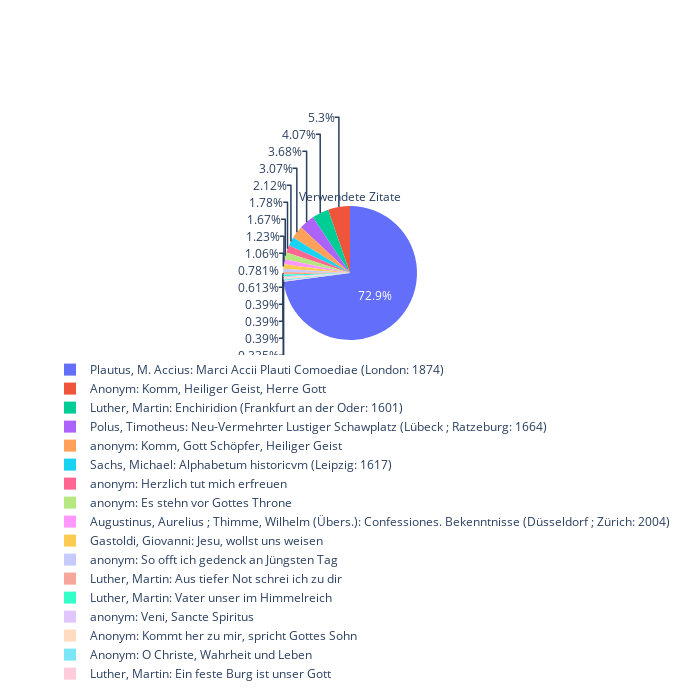

Source (notebook cell):
### Code cell
def generate_normalized_gradient(rgb, n):
    """
    Generate a list of `n` normalized RGB gradient values
    that fade from black to the input `rgb` color.

    Parameters:
        rgb (tuple): A tuple of 3 integers (R, G, B), each 0-255.
        n (int): Number of gradient steps.

    Returns:
        list of tuples: Each tuple contains normalized (R, G, B) values.
    """
    rgb = tuple(int(x) for x in rgb[4:-1].split(", "))
    print(rgb)
    if not (isinstance(rgb, tuple) and len(rgb) == 3 and all(0 <= val <= 255 for val in rgb)):
        raise ValueError("RGB must be a tuple of three integers between 0 and 255.")
    if n <= 0:
        raise ValueError("Number of gradient steps must be positive.")
    
    gradient = []
    for i in range(n):
        ratio = i / (n - 1) if n > 1 else 1
        r = (rgb[0] * ratio) / 255
        g = (rgb[1] * ratio) / 255
        b = (rgb[2] * ratio) / 255
        gradient.append((r, g, b))
    print(gradient)
    return gradient

lit_labels = []
lit_data = []
lit_titel = []
lit_wordshare = []
lit_wordfraction = []
orgel_labels = []
orgel_data = []
orgel_titel = []
orgel_wordshare = []
orgel_wordfraction = []
musik_labels = []
musik_data = []
musik_titel = []
musik_wordshare = []
musik_wordfraction = []
for quelle in sermon.literaturzitate:
    lit_titel.append(str(quelle["item"]))
    lit_wordshare.append(quelle["word_share"])
    lit_wordfraction.append(float("{:.4f}".format((quelle["word_share"]/len(sermon.words))*100)))
    lit_labels.append(str(quelle["item"]))
    lit_data.append(quelle["word_share"])
for predigt in sermon.orgelpredigtzitate:
    orgel_titel.append(str(predigt["item"]))
    orgel_wordshare.append(predigt["word_share"])
    orgel_wordfraction.append(float("{:.4f}".format((predigt["word_share"]/len(sermon.words))*100)))
    orgel_labels.append(str(predigt["item"]))
    orgel_data.append(predigt["word_share"])
for musik in sermon.musikzitate:
    musik_titel.append(str(musik["item"]))
    musik_wordshare.append(musik["word_share"])
    musik_wordfraction.append(float("{:.4f}".format((musik["word_share"]/len(sermon.words))*100)))
    musik_labels.append(str(musik["item"]))
    musik_data.append(musik["word_share"])


labels = []
values = []
colors = []
for item, broad_color in zip([[lit_labels, lit_data], [orgel_labels, orgel_data], [musik_labels, musik_data]], ['quelle', 'orgelpredigt', 'musikwerk']):
    print(item[0])
    #for x,y  in item[0], item[1]:
    labels += item[0]
    values += item[1]
    colors += generate_normalized_gradient(color_map[broad_color], len(labels))

quotations_piechart = go.Figure(go.Pie(values=values, 
                             labels=labels, 
                             marker=dict(colors=colors),
                             title='Verwendete Zitate'))

quotations_piechart.update_layout(
    width=700,
    height=700,
    margin=dict(t=80, b=50, l=50, r=50),
    title_x=0.5,  # Center title
    legend=dict(
        orientation="h",  # horizontal legend
        y=-0.1  # push legend below chart
    )
)

### Figure 1 — Plotly figure (JSON) as saved in the notebook; plotly's stock layout.template omitted (floating-point values rounded to 4 significant figures)
{"data": [{"labels": ["Plautus, M. Accius: Marci Accii Plauti Comoediae (London: 1874)", "Luther, Martin: Enchiridion (Frankfurt an der Oder: 1601)", "Polus, Timotheus: Neu-Vermehrter Lustiger Schawplatz (Lübeck ; Ratzeburg: 1664)", "Augustinus, Aurelius ; Thimme, Wilhelm (Übers.): Confessiones. Bekenntnisse (Düsseldorf ; Zürich: 2004)", "Sachs, Michael: Alphabetum historicvm (Leipzig: 1617)", "Gastoldi, Giovanni: Jesu, wollst uns weisen", "Luther, Martin: Ein feste Burg ist unser Gott", "anonym: Komm, Gott Schöpfer, Heiliger Geist", "Anonym: O Christe, Wahrheit und Leben", "Luther, Martin: Aus tiefer Not schrei ich zu dir", "Anonym: Komm, Heiliger Geist, Herre Gott", "anonym: Herzlich tut mich erfreuen", "Luther, Martin: Vater unser im Himmelreich", "anonym: Veni, Sancte Spiritus", "Anonym: Kommt her zu mir, spricht Gottes Sohn", "anonym: So offt ich gedenck an Jüngsten Tag", "anonym: Es stehn vor Gottes Throne"], "marker": {"colors": [[0, 0, 0], [0.2451, 0.1176, 0.1157], [0.4902, 0.2353, 0.2314], [0.7353, 0.3529, 0.3471], [0.9804, 0.4706, 0.4627], [0, 0, 0], [0.1324, 0.04314, 0.1588], [0.2647, 0.08627, 0.3176], [0.3971, 0.1294, 0.4765], [0.5294, 0.1725, 0.6353], [0, 0, 0], [0.04706, 0.01324, 0.03848], [0.09412, 0.02647, 0.07696], [0.1412, 0.03971, 0.1154], [0.1882, 0.05294, 0.1539], [0.2353, 0.06618, 0.1924], [0.2824, 0.07941, 0.2309], [0.3294, 0.09265, 0.2694], [0.3765, 0.1059, 0.3078], [0.4235, 0.1191, 0.3463], [0.4706, 0.1324, 0.3848], [0.5176, 0.1456, 0.4233], [0.5647, 0.1588, 0.4618], [0.6118, 0.1721, 0.5002], [0.6588, 0.1853, 0.5387], [0.7059, 0.1985, 0.5772], [0.7529, 0.2118, 0.6157]]}, "title": {"text": "Verwendete Zitate"}, "type": "pie", "values": [1307, 73, 66, 22, 38, 19, 4, 55, 6, 11, 95, 32, 7, 7, 7, 14, 30]}], "layout": {"height": 700, "legend": {"orientation": "h", "y": -0.1}, "margin": {"b": 50, "l": 50, "r": 50, "t": 80}, "title": {"x": 0.5}, "width": 700}}
